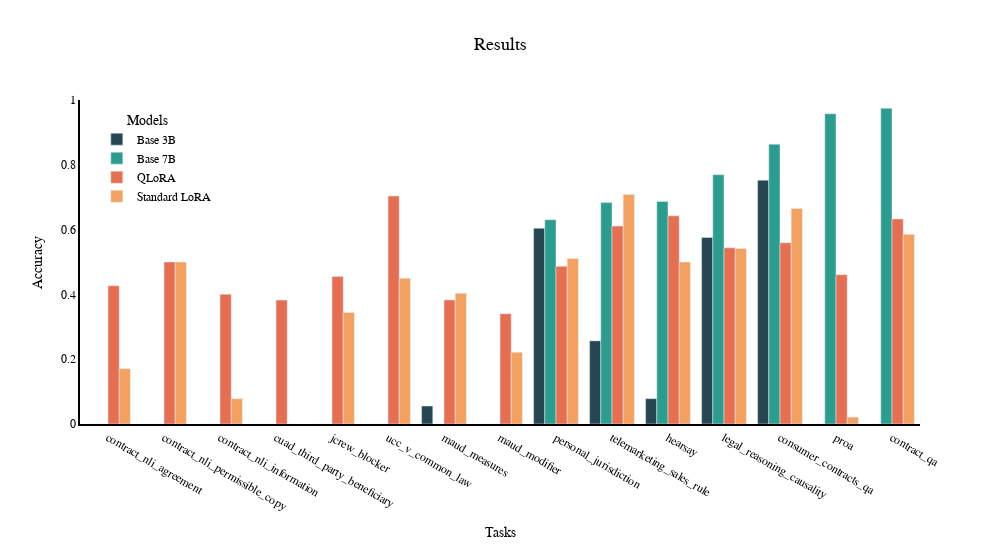

The cell this chart's notebook holds for it:
### Code cell
import plotly.graph_objects as go
import pandas as pd

pivot_df = combined_df.pivot(index="task", columns="model", values="score")

pivot_df = pivot_df.sort_values(by="Base 7B", ascending=True)

label_map = {
    "maud_pandemic_or_other_public_health_event__subject_to_disproportionate_impact_modifier": "maud_modifier",
    "maud_pandemic_or_other_public_health_event_specific_reference_to_pandemic-related_governmental_responses_or_measures": "maud_measures",
    "contract_nli_return_of_confidential_information": "contract_nli_information",
    "contract_nli_confidentiality_of_agreement": "contract_nli_agreement"
}
pivot_df["display_label"] = pivot_df.index.map(lambda t: label_map.get(t, t))

model_colors = {
    "Base 3B": "#264653",
    "Base 7B": "#2a9d8f",
    "Standard LoRA": "#f4a261",
    "QLoRA": "#e76f51"
}

fig = go.Figure()

for model in pivot_df.columns.drop("display_label"):
    fig.add_trace(go.Bar(
        x=pivot_df["display_label"],
        y=pivot_df[model],
        name=model,
        marker_color=model_colors.get(model, "#333333")
    ))

fig.update_layout(
    barmode='group',
    xaxis=dict(
        title=dict(
            text='Tasks',
            font=dict(family="cursive", size=14, color='black')
        ),
        showline=True,
        linewidth=2,
        linecolor='black',
        tickfont=dict(family="cursive")
    ),
    yaxis=dict(
        title=dict(
            text='Accuracy',
            font=dict(family="cursive", size=14, color='black')
        ),
        showline=True,
        linewidth=2,
        linecolor='black',
        range=[0, 1],
        tickfont=dict(family="cursive")
    ),
    plot_bgcolor='white',
    paper_bgcolor='white',
    legend=dict(
        title='       Models',
        x=0.02,
        y=0.98,
        xanchor='left',
        yanchor='top',
        borderwidth=0,
        font=dict(family="cursive")
    ),
    font=dict(family="cursive", size=12, color='black'),
    title=dict(
        text="Results",
        x=0.5,
        xanchor='center',
        font=dict(family="cursive", size=18, color='black')
    ),
    width=1000,
    height=550
)

fig.show()

### Figure 1 — Plotly figure (JSON) as saved in the notebook; plotly's stock layout.template omitted (floating-point values rounded to 4 significant figures)
{"data": [{"marker": {"color": "#264653"}, "name": "Base 3B", "type": "bar", "x": ["contract_nli_agreement", "contract_nli_permissible_copy", "contract_nli_information", "cuad_third_party_beneficiary", "jcrew_blocker", "ucc_v_common_law", "maud_measures", "maud_modifier", "personal_jurisdiction", "telemarketing_sales_rule", "hearsay", "legal_reasoning_causality", "consumer_contracts_qa", "proa", "contract_qa"], "y": [0.0, 0.0, 0.0, 0.0, 0.0, 0.0, 0.0556, 0.0, 0.6043, 0.2566, 0.0782, 0.5759, 0.7526, 0.0, 0.0]}, {"marker": {"color": "#2a9d8f"}, "name": "Base 7B", "type": "bar", "x": ["contract_nli_agreement", "contract_nli_permissible_copy", "contract_nli_information", "cuad_third_party_beneficiary", "jcrew_blocker", "ucc_v_common_law", "maud_measures", "maud_modifier", "personal_jurisdiction", "telemarketing_sales_rule", "hearsay", "legal_reasoning_causality", "consumer_contracts_qa", "proa", "contract_qa"], "y": [0.0, 0.0, 0.0, 0.0, 0.0, 0.0, 0.0, 0.0, 0.6305, 0.6833, 0.6866, 0.7695, 0.8637, 0.9574, 0.9744]}, {"marker": {"color": "#e76f51"}, "name": "QLoRA", "type": "bar", "x": ["contract_nli_agreement", "contract_nli_permissible_copy", "contract_nli_information", "cuad_third_party_beneficiary", "jcrew_blocker", "ucc_v_common_law", "maud_measures", "maud_modifier", "personal_jurisdiction", "telemarketing_sales_rule", "hearsay", "legal_reasoning_causality", "consumer_contracts_qa", "proa", "contract_qa"], "y": [0.4268, 0.5, 0.4007, 0.3824, 0.4556, 0.7037, 0.383, 0.3404, 0.4869, 0.6109, 0.6424, 0.5437, 0.5595, 0.4608, 0.6329]}, {"marker": {"color": "#f4a261"}, "name": "Standard LoRA", "type": "bar", "x": ["contract_nli_agreement", "contract_nli_permissible_copy", "contract_nli_information", "cuad_third_party_beneficiary", "jcrew_blocker", "ucc_v_common_law", "maud_measures", "maud_modifier", "personal_jurisdiction", "telemarketing_sales_rule", "hearsay", "legal_reasoning_causality", "consumer_contracts_qa", "proa", "contract_qa"], "y": [0.1707, 0.5, 0.0781, 0.0, 0.3444, 0.45, 0.4038, 0.2215, 0.5107, 0.7086, 0.5, 0.5417, 0.665, 0.0213, 0.5854]}], "layout": {"barmode": "group", "font": {"color": "black", "family": "cursive", "size": 12}, "height": 550, "legend": {"borderwidth": 0, "font": {"family": "cursive"}, "title": {"text": "       Models"}, "x": 0.02, "xanchor": "left", "y": 0.98, "yanchor": "top"}, "paper_bgcolor": "white", "plot_bgcolor": "white", "title": {"font": {"color": "black", "family": "cursive", "size": 18}, "text": "Results", "x": 0.5, "xanchor": "center"}, "width": 1000, "xaxis": {"linecolor": "black", "linewidth": 2, "showline": true, "tickfont": {"family": "cursive"}, "title": {"font": {"color": "black", "family": "cursive", "size": 14}, "text": "Tasks"}}, "yaxis": {"linecolor": "black", "linewidth": 2, "range": [0, 1], "showline": true, "tickfont": {"family": "cursive"}, "title": {"font": {"color": "black", "family": "cursive", "size": 14}, "text": "Accuracy"}}}}
